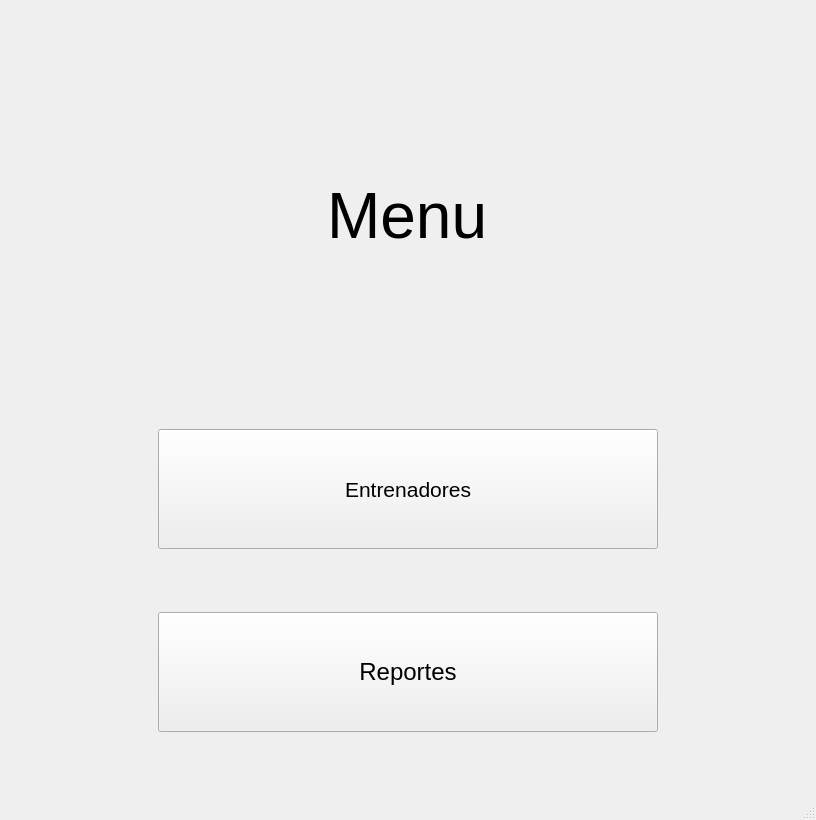
<?xml version="1.0" encoding="UTF-8"?>
<ui version="4.0">
 <class>MainWindow</class>
 <widget class="QMainWindow" name="MainWindow">
  <property name="geometry">
   <rect>
    <x>0</x>
    <y>0</y>
    <width>816</width>
    <height>820</height>
   </rect>
  </property>
  <property name="windowTitle">
   <string>MainWindow</string>
  </property>
  <property name="styleSheet">
   <string notr="true">.botones{
border-radius:20px;
border:2px solid white;
color:#cccccc;
background-color:#000000;
}

.botones:hover{
background-color:#9F111B;

}

.fondo{
border-image: url(&quot;img/fondomenu.jpg&quot;);
}
</string>
  </property>
  <property name="class" stdset="0">
   <string>fondo</string>
  </property>
  <widget class="QWidget" name="centralwidget">
   <layout class="QVBoxLayout" name="verticalLayout">
    <item alignment="Qt::AlignHCenter">
     <widget class="QLabel" name="label">
      <property name="maximumSize">
       <size>
        <width>16777215</width>
        <height>300</height>
       </size>
      </property>
      <property name="font">
       <font>
        <pointsize>48</pointsize>
       </font>
      </property>
      <property name="text">
       <string>Menu</string>
      </property>
     </widget>
    </item>
    <item>
     <layout class="QHBoxLayout" name="horizontalLayout">
      <item>
       <widget class="QPushButton" name="btn_coach">
        <property name="minimumSize">
         <size>
          <width>0</width>
          <height>120</height>
         </size>
        </property>
        <property name="maximumSize">
         <size>
          <width>500</width>
          <height>16777215</height>
         </size>
        </property>
        <property name="font">
         <font>
          <pointsize>16</pointsize>
         </font>
        </property>
        <property name="text">
         <string>Entrenadores</string>
        </property>
        <property name="class" stdset="0">
         <string>botones</string>
        </property>
       </widget>
      </item>
     </layout>
    </item>
    <item>
     <layout class="QHBoxLayout" name="horizontalLayout_2">
      <item>
       <widget class="QPushButton" name="btn_reporte">
        <property name="minimumSize">
         <size>
          <width>0</width>
          <height>120</height>
         </size>
        </property>
        <property name="maximumSize">
         <size>
          <width>500</width>
          <height>16777215</height>
         </size>
        </property>
        <property name="font">
         <font>
          <pointsize>18</pointsize>
         </font>
        </property>
        <property name="text">
         <string>Reportes</string>
        </property>
        <property name="class" stdset="0">
         <string>botones</string>
        </property>
       </widget>
      </item>
     </layout>
    </item>
   </layout>
  </widget>
  <widget class="QMenuBar" name="menubar">
   <property name="geometry">
    <rect>
     <x>0</x>
     <y>0</y>
     <width>816</width>
     <height>26</height>
    </rect>
   </property>
  </widget>
  <widget class="QStatusBar" name="statusbar"/>
 </widget>
 <resources/>
 <connections/>
</ui>
